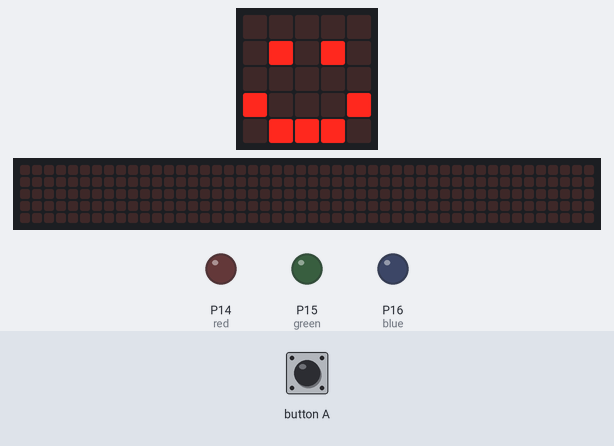
This program was run on a simulated BBC micro:bit (MakeCode). On the bench: the board's 5×5 LED display, a strip that is not on the board, showing the scrolling text unrolled, output pins drawn as LEDs (lit = HIGH). The test bench sets the inputs (shaded band). The 48×5 strip is a reading aid, not a part: it shows the text the display is scrolling, unrolled, one strip-width of it at a time.

Above: at 1.8 s.
1.9 s: button A pressed for 0.15 s
At 2.5 s:
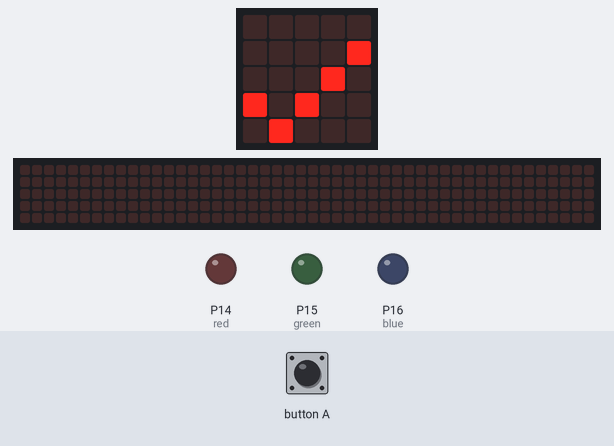
At 6.02 s:
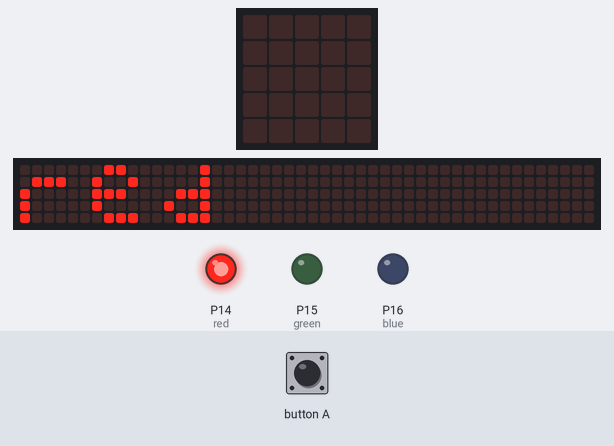
Timing chart, 0 to 24.0 s (numbered marks = the images above; inputs shaded):
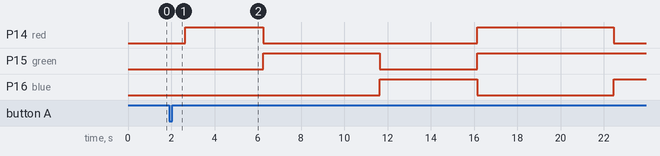

The program:

main.ts
```typescript
// (licence header left out)
// setting up variables
const red = DigitalPin.P14
const green = DigitalPin.P15
const blue = DigitalPin.P16

//setting up the code
basic.clearScreen()
pins.digitalWritePin(DigitalPin.P16, 0)
basic.showIcon(IconNames.Happy)
//press button
input.onButtonPressed(Button.A, function () {
    basic.showIcon(IconNames.Yes)
    // turn on red
    pins.digitalWritePin(red, 1)
    basic.showString('red')
    pins.digitalWritePin(red, 0)
    basic.clearScreen()

    // turn on green
    pins.digitalWritePin(green, 1)
    basic.showString('green')
    pins.digitalWritePin(green, 0)
    basic.clearScreen()

    // turn on blue
    pins.digitalWritePin(blue, 1)
    basic.showString('blue')
    pins.digitalWritePin(blue, 0)
    basic.clearScreen()

    // turn on yellow
    pins.digitalWritePin(red, 1)
    pins.digitalWritePin(green, 1)
    basic.showString('yellow')
    pins.digitalWritePin(red, 0)
    pins.digitalWritePin(red, 0)
    basic.clearScreen()

    // turn on cyan
    pins.digitalWritePin(green, 1)
    pins.digitalWritePin(blue, 1)
    basic.showString('cyan')
    pins.digitalWritePin(green, 0)
    pins.digitalWritePin(blue, 0)
    basic.clearScreen()

    // turn on magenta
    pins.digitalWritePin(red, 1)
    pins.digitalWritePin(blue, 1)
    basic.showString('magenta')
    pins.digitalWritePin(red, 0)
    pins.digitalWritePin(blue, 0)
    basic.clearScreen()

    // turn on white
    pins.digitalWritePin(red, 1)
    pins.digitalWritePin(green, 1)
    pins.digitalWritePin(blue, 1)
    basic.showString('white')
    pins.digitalWritePin(red, 1)
    pins.digitalWritePin(green, 1)
    pins.digitalWritePin(blue, 1)
    basic.clearScreen()

    // turn off
    pins.digitalWritePin(red, 0)
    pins.digitalWritePin(green, 0)
    pins.digitalWritePin(blue, 0)
    basic.showString('no color')
    basic.clearScreen()
    basic.showIcon(IconNames.Happy)
})
```

Measured:
- after the input at 1.9 s, P14 (red): LOW → HIGH after 0.75 s, → LOW 3.6 s later, → HIGH 9.9 s later, → LOW 6.3 s later; P15 (green): LOW → HIGH after 4.4 s, → LOW 5.4 s later, → HIGH 4.5 s later; P16 (blue): LOW → HIGH after 9.8 s, → LOW 4.5 s later, → HIGH 6.3 s later; the display: changes after 0.15 s (image 1)
- what the display in image 1 shows lasts 0.6 s, from 2.1 s to 2.7 s
- what the display in image 2 shows lasts 0.5 s, from 5.8 s to 6.3 s
